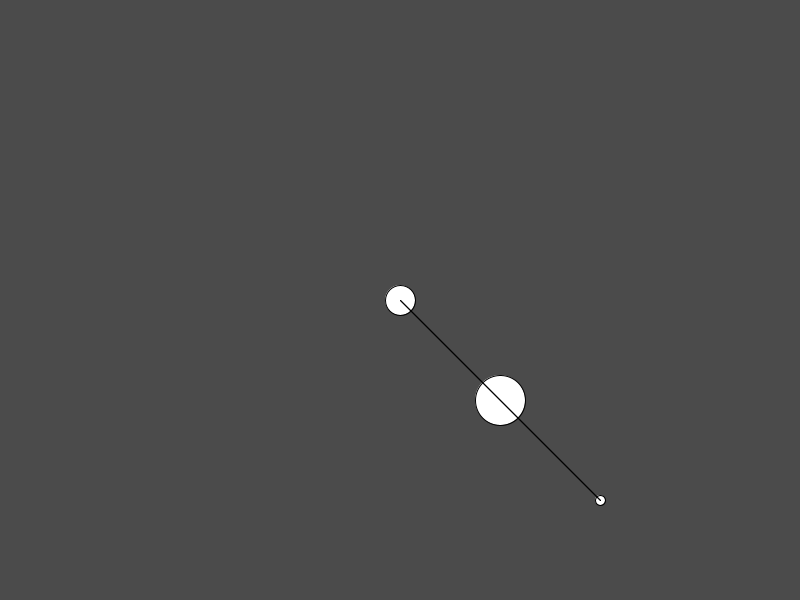
Frame 1 (no input)
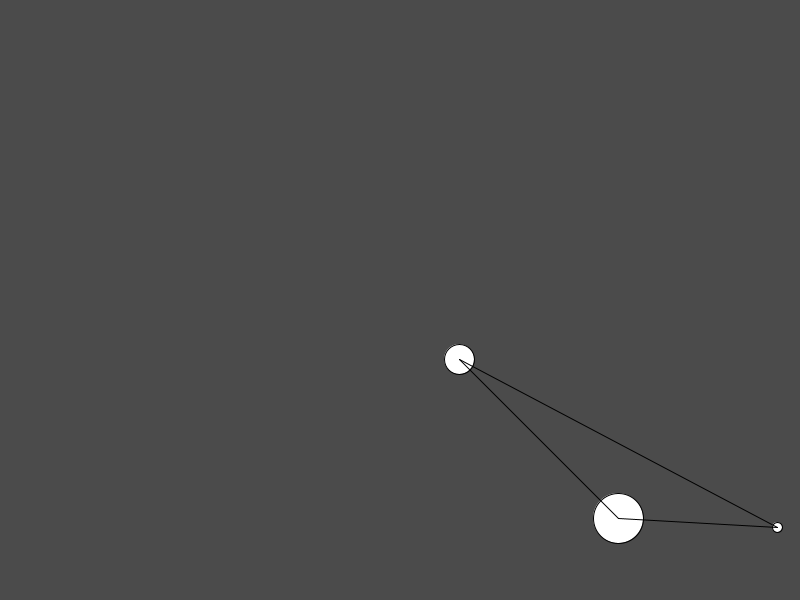
Frame 60 (the mouse pressed at the canvas centre just before this capture)
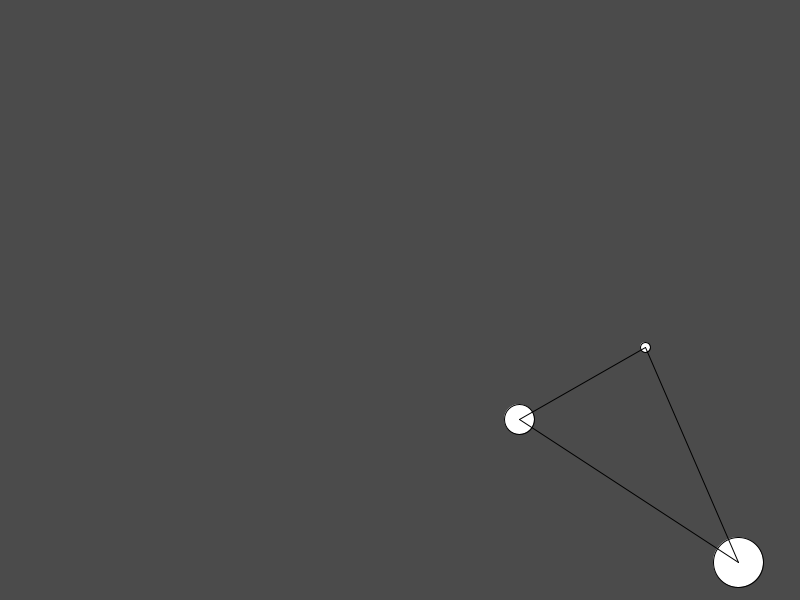
Frame 120 (the mouse held since frame 60 and released just before this capture)

The Processing sketch that drew these frames (run headless with seeded random() and noise(); from frame 60 on, the mouse is pressed at the canvas centre):

// Processing sketch: bounce
// ── bounce.pde
void setup(){
  size(800, 600);
}

int x = 400;
int y = 300;

int x1 = x + 100;
int y1 = y + 100;

int x2 = x + 200;
int y2 = y + 200;

int d1 = 30;
int d2 = 50;
int d3 = 10;

int xSpeed = 1;
int ySpeed = 1;

int xSpeed1 = 2;
int ySpeed1 = 2;

int xSpeed2 = 3;
int ySpeed2 = 3;
void draw(){
  background(75);
  
  ellipse(x, y, d1, d1);
  ellipse(x1, y1, d2, d2);
  ellipse(x2, y2, d3, d3);
  
  line(x, y, x1, y1);
  line(x1, y1, x2, y2);
  line(x, y, x2, y2);
  
  x += xSpeed;
  y += ySpeed;
  
  x1 += xSpeed1;
  y1 += ySpeed1;
  
  x2 += xSpeed2;
  y2 += ySpeed2;
  
  if(y >= height || y <=0){
    ySpeed = -ySpeed;
  }
  
  if(x >= width || x <= 0){
    xSpeed = -xSpeed;
  }
  
  if(y1 >= height || y1 <=0){
    ySpeed1 = -ySpeed1;
  }
  
  if(x1 >= width || x1 <= 0){
    xSpeed1 = -xSpeed1;
  }
  
  if(y2 >= height || y2 <=0){
    ySpeed2 = -ySpeed2;
  }
  
  if(x2 >= width || x2 <= 0){
    xSpeed2 = -xSpeed2;
  }
}
